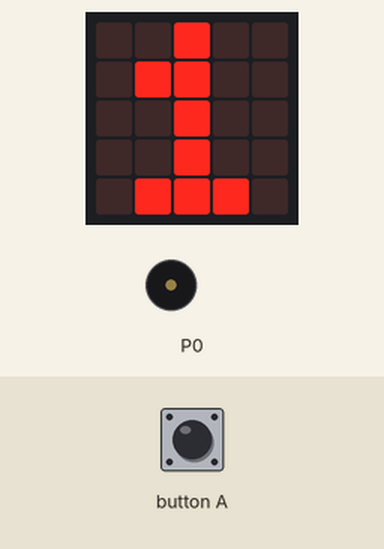
The program below on a simulated BBC micro:bit (MakeCode). Parts: the board's 5×5 LED display, buzzer (waves = sounding). Inputs (shaded band) come from the test bench.

Above: at 0.1 s.
At 2.3 s:
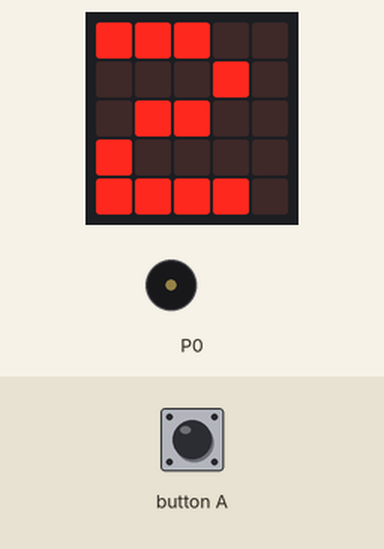
2.4 s: button A pressed for 0.15 s
At 2.67 s:
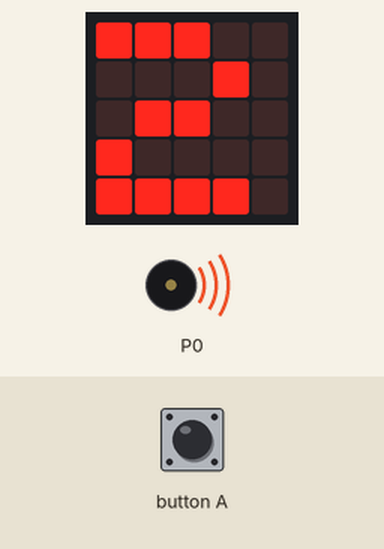
Timing chart, 0 to 5.4 s (numbered marks = the images above; inputs shaded):
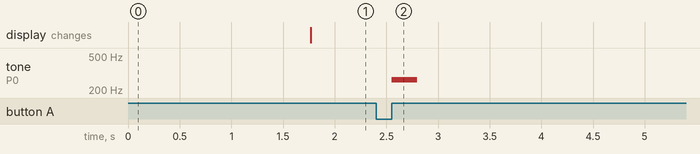

Measured:
- after the input at 2.4 s, tone on P0: silent → 262 Hz after 0.15 s, → silent 0.25 s later

The program:

main.ts
```typescript
input.onButtonPressed(Button.A, function () {
    isRunning = false
    music.playTone(262, music.beat(BeatFraction.Half))
})
let isRunning = false
let count = 0
isRunning = true
basic.forever(function () {
    if (isRunning == true) {
        count += 1
        basic.showNumber(count)
        basic.pause(1000)
    }
})
```

test.ts
```typescript
// テストはここに来ます。このパッケージが拡張機能として使用されるときにはコンパイルされません。
```
